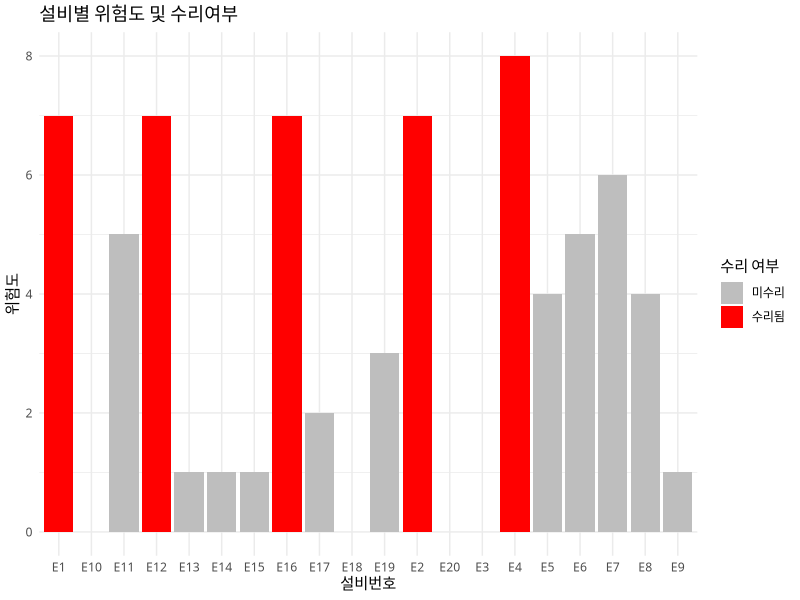

The R script that drew this image:
set.seed(123)
n <- 20  # 설비 수
remaining_life <- sample(1:10, n, replace = TRUE)
risk_score <- 10 - remaining_life

equipment_data <- data.frame(
  설비번호 = paste0("E", 1:n),
  잔여수명 = remaining_life,
  위험도 = risk_score
)

print(equipment_data)


library(lpSolve)

objective <- equipment_data$위험도
constraint_matrix <- matrix(1, nrow = 1, ncol = n)
constraint_dir <- "<="
constraint_rhs <- 5

result <- lp("max", objective,
             constraint_matrix,
             constraint_dir,
             constraint_rhs,
             all.bin = TRUE)

solution <- result$solution
equipment_data$수리여부 <- solution

# 최적해 확인
print(equipment_data[equipment_data$수리여부 == 1, ])

# 총 위험도
cat("총 위험도:", sum(equipment_data$위험도 * equipment_data$수리여부))


library(ggplot2)

ggplot(equipment_data, aes(x = 설비번호, y = 위험도,
                           fill = factor(수리여부))) +
  geom_bar(stat = "identity") +
  scale_fill_manual(values = c("gray", "red"),
                    name = "수리 여부",
                    labels = c("미수리", "수리됨")) +
  labs(title = "설비별 위험도 및 수리여부",
       x = "설비번호", y = "위험도") +
  theme_minimal() +
  theme(text = element_text(family = "Apple SD Gothic Neo"))
